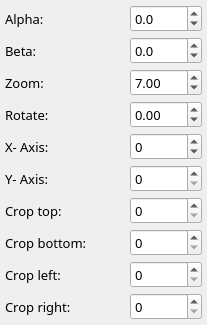
                            <widget class="QWidget" name="page_16">
                             <attribute name="label">
                              <string>Rear Camera</string>
                             </attribute>
                             <layout class="QFormLayout" name="formLayout_4">
                              <property name="horizontalSpacing">
                               <number>5</number>
                              </property>
                              <property name="verticalSpacing">
                               <number>5</number>
                              </property>
                              <property name="leftMargin">
                               <number>5</number>
                              </property>
                              <property name="topMargin">
                               <number>5</number>
                              </property>
                              <property name="rightMargin">
                               <number>5</number>
                              </property>
                              <property name="bottomMargin">
                               <number>5</number>
                              </property>
                              <item row="0" column="0">
                               <widget class="QLabel" name="label_127">
                                <property name="minimumSize">
                                 <size>
                                  <width>60</width>
                                  <height>0</height>
                                 </size>
                                </property>
                                <property name="font">
                                 <font>
                                  <family>Sans Serif</family>
                                  <pointsize>10</pointsize>
                                 </font>
                                </property>
                                <property name="text">
                                 <string>Alpha:</string>
                                </property>
                               </widget>
                              </item>
                              <item row="9" column="0">
                               <widget class="QLabel" name="label_125">
                                <property name="font">
                                 <font>
                                  <family>Sans Serif</family>
                                  <pointsize>10</pointsize>
                                 </font>
                                </property>
                                <property name="text">
                                 <string>Crop right:</string>
                                </property>
                               </widget>
                              </item>
                              <item row="8" column="0">
                               <widget class="QLabel" name="label_123">
                                <property name="font">
                                 <font>
                                  <family>Sans Serif</family>
                                  <pointsize>10</pointsize>
                                 </font>
                                </property>
                                <property name="text">
                                 <string>Crop left:</string>
                                </property>
                               </widget>
                              </item>
                              <item row="7" column="0">
                               <widget class="QLabel" name="label_119">
                                <property name="minimumSize">
                                 <size>
                                  <width>120</width>
                                  <height>0</height>
                                 </size>
                                </property>
                                <property name="font">
                                 <font>
                                  <family>Sans Serif</family>
                                  <pointsize>10</pointsize>
                                 </font>
                                </property>
                                <property name="text">
                                 <string>Crop bottom:</string>
                                </property>
                               </widget>
                              </item>
                              <item row="6" column="0">
                               <widget class="QLabel" name="label_121">
                                <property name="font">
                                 <font>
                                  <family>Sans Serif</family>
                                  <pointsize>10</pointsize>
                                 </font>
                                </property>
                                <property name="text">
                                 <string>Crop top:</string>
                                </property>
                               </widget>
                              </item>
                              <item row="5" column="0">
                               <widget class="QLabel" name="label_122">
                                <property name="enabled">
                                 <bool>true</bool>
                                </property>
                                <property name="font">
                                 <font>
                                  <family>Sans Serif</family>
                                  <pointsize>10</pointsize>
                                 </font>
                                </property>
                                <property name="text">
                                 <string>Y- Axis:</string>
                                </property>
                               </widget>
                              </item>
                              <item row="4" column="0">
                               <widget class="QLabel" name="label_124">
                                <property name="enabled">
                                 <bool>true</bool>
                                </property>
                                <property name="font">
                                 <font>
                                  <family>Sans Serif</family>
                                  <pointsize>10</pointsize>
                                 </font>
                                </property>
                                <property name="text">
                                 <string>X- Axis:</string>
                                </property>
                               </widget>
                              </item>
                              <item row="3" column="0">
                               <widget class="QLabel" name="label_37">
                                <property name="minimumSize">
                                 <size>
                                  <width>60</width>
                                  <height>0</height>
                                 </size>
                                </property>
                                <property name="font">
                                 <font>
                                  <family>Sans Serif</family>
                                  <pointsize>10</pointsize>
                                 </font>
                                </property>
                                <property name="text">
                                 <string>Rotate: </string>
                                </property>
                               </widget>
                              </item>
                              <item row="2" column="0">
                               <widget class="QLabel" name="label_126">
                                <property name="minimumSize">
                                 <size>
                                  <width>80</width>
                                  <height>0</height>
                                 </size>
                                </property>
                                <property name="font">
                                 <font>
                                  <family>Sans Serif</family>
                                  <pointsize>10</pointsize>
                                 </font>
                                </property>
                                <property name="text">
                                 <string>Zoom:</string>
                                </property>
                               </widget>
                              </item>
                              <item row="1" column="0">
                               <widget class="QLabel" name="label_120">
                                <property name="minimumSize">
                                 <size>
                                  <width>60</width>
                                  <height>0</height>
                                 </size>
                                </property>
                                <property name="font">
                                 <font>
                                  <family>Sans Serif</family>
                                  <pointsize>10</pointsize>
                                 </font>
                                </property>
                                <property name="text">
                                 <string>Beta:</string>
                                </property>
                               </widget>
                              </item>
                              <item row="2" column="1">
                               <widget class="QDoubleSpinBox" name="doubleSpinBox_val_zoom_image_4">
                                <property name="minimumSize">
                                 <size>
                                  <width>0</width>
                                  <height>27</height>
                                 </size>
                                </property>
                                <property name="maximumSize">
                                 <size>
                                  <width>16777215</width>
                                  <height>16777215</height>
                                 </size>
                                </property>
                                <property name="font">
                                 <font>
                                  <family>Sans Serif</family>
                                  <pointsize>10</pointsize>
                                 </font>
                                </property>
                                <property name="decimals">
                                 <number>2</number>
                                </property>
                                <property name="minimum">
                                 <double>1.000000000000000</double>
                                </property>
                                <property name="maximum">
                                 <double>15.000000000000000</double>
                                </property>
                                <property name="singleStep">
                                 <double>0.020000000000000</double>
                                </property>
                                <property name="value">
                                 <double>7.000000000000000</double>
                                </property>
                               </widget>
                              </item>
                              <item row="3" column="1">
                               <widget class="QDoubleSpinBox" name="doubleSpinBox_val_rotate_image_4">
                                <property name="enabled">
                                 <bool>true</bool>
                                </property>
                                <property name="minimumSize">
                                 <size>
                                  <width>0</width>
                                  <height>27</height>
                                 </size>
                                </property>
                                <property name="maximumSize">
                                 <size>
                                  <width>16777215</width>
                                  <height>16777215</height>
                                 </size>
                                </property>
                                <property name="font">
                                 <font>
                                  <family>Sans Serif</family>
                                  <pointsize>10</pointsize>
                                 </font>
                                </property>
                                <property name="minimum">
                                 <double>-180.000000000000000</double>
                                </property>
                                <property name="maximum">
                                 <double>180.000000000000000</double>
                                </property>
                                <property name="singleStep">
                                 <double>0.100000000000000</double>
                                </property>
                               </widget>
                              </item>
                              <item row="4" column="1">
                               <widget class="QSpinBox" name="spinBox_val_coordinate_x_image_4">
                                <property name="enabled">
                                 <bool>true</bool>
                                </property>
                                <property name="minimumSize">
                                 <size>
                                  <width>0</width>
                                  <height>27</height>
                                 </size>
                                </property>
                                <property name="maximumSize">
                                 <size>
                                  <width>16777215</width>
                                  <height>16777215</height>
                                 </size>
                                </property>
                                <property name="font">
                                 <font>
                                  <family>Sans Serif</family>
                                  <pointsize>10</pointsize>
                                 </font>
                                </property>
                                <property name="minimum">
                                 <number>-10000</number>
                                </property>
                                <property name="maximum">
                                 <number>10000</number>
                                </property>
                                <property name="value">
                                 <number>0</number>
                                </property>
                               </widget>
                              </item>
                              <item row="5" column="1">
                               <widget class="QSpinBox" name="spinBox_val_coordinate_y_image_4">
                                <property name="enabled">
                                 <bool>true</bool>
                                </property>
                                <property name="minimumSize">
                                 <size>
                                  <width>0</width>
                                  <height>27</height>
                                 </size>
                                </property>
                                <property name="maximumSize">
                                 <size>
                                  <width>16777215</width>
                                  <height>16777215</height>
                                 </size>
                                </property>
                                <property name="font">
                                 <font>
                                  <family>Sans Serif</family>
                                  <pointsize>10</pointsize>
                                 </font>
                                </property>
                                <property name="minimum">
                                 <number>0</number>
                                </property>
                                <property name="maximum">
                                 <number>10000</number>
                                </property>
                               </widget>
                              </item>
                              <item row="6" column="1">
                               <widget class="QSpinBox" name="spinBox_val_crop_top_image_4">
                                <property name="minimumSize">
                                 <size>
                                  <width>0</width>
                                  <height>27</height>
                                 </size>
                                </property>
                                <property name="maximumSize">
                                 <size>
                                  <width>16777215</width>
                                  <height>16777215</height>
                                 </size>
                                </property>
                                <property name="font">
                                 <font>
                                  <family>Sans Serif</family>
                                  <pointsize>10</pointsize>
                                 </font>
                                </property>
                                <property name="maximum">
                                 <number>2500</number>
                                </property>
                               </widget>
                              </item>
                              <item row="9" column="1">
                               <widget class="QSpinBox" name="spinBox_val_crop_right_image_4">
                                <property name="minimumSize">
                                 <size>
                                  <width>0</width>
                                  <height>27</height>
                                 </size>
                                </property>
                                <property name="maximumSize">
                                 <size>
                                  <width>16777215</width>
                                  <height>16777215</height>
                                 </size>
                                </property>
                                <property name="font">
                                 <font>
                                  <family>Sans Serif</family>
                                  <pointsize>10</pointsize>
                                 </font>
                                </property>
                                <property name="maximum">
                                 <number>2500</number>
                                </property>
                               </widget>
                              </item>
                              <item row="8" column="1">
                               <widget class="QSpinBox" name="spinBox_val_crop_left_image_4">
                                <property name="minimumSize">
                                 <size>
                                  <width>0</width>
                                  <height>27</height>
                                 </size>
                                </property>
                                <property name="maximumSize">
                                 <size>
                                  <width>16777215</width>
                                  <height>16777215</height>
                                 </size>
                                </property>
                                <property name="font">
                                 <font>
                                  <family>Sans Serif</family>
                                  <pointsize>10</pointsize>
                                 </font>
                                </property>
                                <property name="maximum">
                                 <number>2500</number>
                                </property>
                               </widget>
                              </item>
                              <item row="7" column="1">
                               <widget class="QSpinBox" name="spinBox_val_crop_bottom_image_4">
                                <property name="minimumSize">
                                 <size>
                                  <width>0</width>
                                  <height>27</height>
                                 </size>
                                </property>
                                <property name="maximumSize">
                                 <size>
                                  <width>16777215</width>
                                  <height>16777215</height>
                                 </size>
                                </property>
                                <property name="font">
                                 <font>
                                  <family>Sans Serif</family>
                                  <pointsize>10</pointsize>
                                 </font>
                                </property>
                                <property name="maximum">
                                 <number>2500</number>
                                </property>
                               </widget>
                              </item>
                              <item row="0" column="1">
                               <widget class="QDoubleSpinBox" name="spinBox_val_icx_image_4">
                                <property name="enabled">
                                 <bool>true</bool>
                                </property>
                                <property name="minimumSize">
                                 <size>
                                  <width>0</width>
                                  <height>27</height>
                                 </size>
                                </property>
                                <property name="maximumSize">
                                 <size>
                                  <width>16777215</width>
                                  <height>16777215</height>
                                 </size>
                                </property>
                                <property name="font">
                                 <font>
                                  <family>Sans Serif</family>
                                  <pointsize>10</pointsize>
                                 </font>
                                </property>
                                <property name="decimals">
                                 <number>1</number>
                                </property>
                                <property name="minimum">
                                 <double>-110.000000000000000</double>
                                </property>
                                <property name="maximum">
                                 <double>110.000000000000000</double>
                                </property>
                                <property name="singleStep">
                                 <double>0.100000000000000</double>
                                </property>
                               </widget>
                              </item>
                              <item row="1" column="1">
                               <widget class="QDoubleSpinBox" name="spinBox_val_icy_image_4">
                                <property name="enabled">
                                 <bool>true</bool>
                                </property>
                                <property name="minimumSize">
                                 <size>
                                  <width>0</width>
                                  <height>27</height>
                                 </size>
                                </property>
                                <property name="maximumSize">
                                 <size>
                                  <width>16777215</width>
                                  <height>16777215</height>
                                 </size>
                                </property>
                                <property name="font">
                                 <font>
                                  <family>Sans Serif</family>
                                  <pointsize>10</pointsize>
                                 </font>
                                </property>
                                <property name="decimals">
                                 <number>1</number>
                                </property>
                                <property name="minimum">
                                 <double>-110.000000000000000</double>
                                </property>
                                <property name="maximum">
                                 <double>110.000000000000000</double>
                                </property>
                                <property name="singleStep">
                                 <double>0.100000000000000</double>
                                </property>
                               </widget>
                              </item>
                             </layout>
                            </widget>
